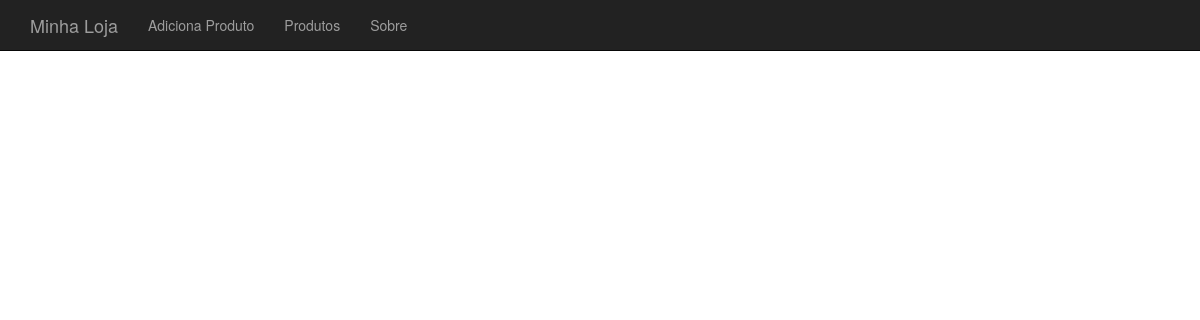
Before: /produto-lista.php with the older database file.
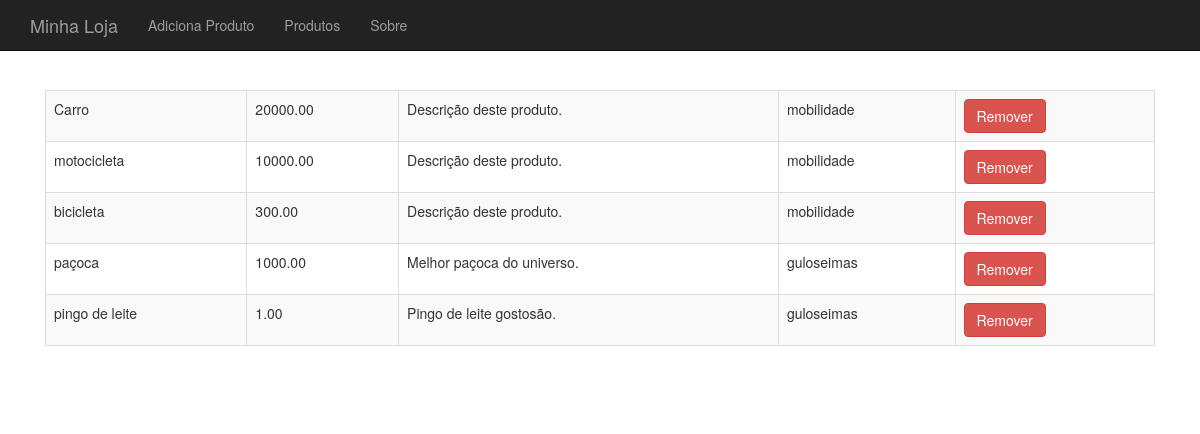
After: the same page with the newer database file.
### tables this page shows
CREATE TABLE `produtos` (
  `id` int(11) NOT NULL AUTO_INCREMENT,
  `nome` varchar(255) DEFAULT NULL,
  `preco` decimal(10,2) DEFAULT NULL,
  `descricao` text,
  `categoria_id` int(11) DEFAULT NULL,
  PRIMARY KEY (`id`)
);

CREATE TABLE `categorias` (
  `id` int(11) NOT NULL AUTO_INCREMENT,
  `nome` varchar(255) DEFAULT NULL,
  PRIMARY KEY (`id`)
);

### banco-produto.php (called while the page is built, shortened)
<?php
function listaProdutos($conexao) {
	$produtos = array();
	$resultado = mysqli_query($conexao, "SELECT p.*, c.nome as categoria_nome FROM produtos as p join categorias as c on p.categoria_id=c.id");
	while($produto = mysqli_fetch_assoc($resultado)) {
		array_push($produtos, $produto);
	}
	return $produtos;
}

### produto-lista.php (the view, shortened to what this page needs)
<?php require "header.php";
 require "conecta.php";
 require "banco-produto.php" ?>
<table class="table table-striped table-bordered">
<?php
$produtos = listaProdutos($conexao);
foreach($produtos as $produto):
?>
	<tr>
		<td><?php echo $produto['nome'];?></td>
		<td><?php echo $produto['preco'];?></td>
		<td><?php echo substr($produto['descricao'], 0, 40);?></td>
		<td><?php echo $produto['categoria_nome'];?></td>
		<td>
			<form action="remove-produto.php" method="post">
				<button class="btn btn-danger">Remover</button>
			</form>
		</td>
	</tr>
<?php
endforeach;
?>
</table>
<?php require "footer.php" ?>

### header.php (shortened to what this page needs)
<!DOCTYPE html>
<html>
<head>
	<link rel="stylesheet" href="css/bootstrap.css">
	<link rel="stylesheet" href="css/loja.css">
</head>
<body>
<div class="navbar navbar-inverse navbar-fixed-top">
	<div class="container">
		<div class="navbar-header">
			<a class="navbar-brand" href="index.php">Minha Loja</a>
		</div>
		<div>
			<ul class="nav navbar-nav">
				<li><a href="produto-formulario.php">Adiciona Produto</a></li>
				<li><a href="produto-lista.php">Produtos</a></li>
				<li><a href="sobre.php">Sobre</a></li>
			</ul>
		</div>
	</div>
</div>
<div class="container">
	<div class="principal">

### footer.php
	</div>
</div>
</body>
</html>

### css/loja.css (style rules this page uses)
body { padding-top: 50px; }
.principal { padding: 40px 15px; }

Changed rows visible on the page:
now on this page (row edited): produtos: nome "Carro", preco "20000.00", descricao "Descrição deste produto.", categoria.nome "mobilidade"
now on this page (row edited): produtos: nome "motocicleta", preco "10000.00", descricao "Descrição deste produto.", categoria.nome "mobilidade"
now on this page (row edited): produtos: nome "bicicleta", preco "300.00", descricao "Descrição deste produto.", categoria.nome "mobilidade"
added produtos: nome "paçoca", preco "1000.00", descricao "Melhor paçoca do universo.", categoria.nome "guloseimas"
added produtos: nome "pingo de leite", preco "1.00", descricao "Pingo de leite gostosão.", categoria.nome "guloseimas"
